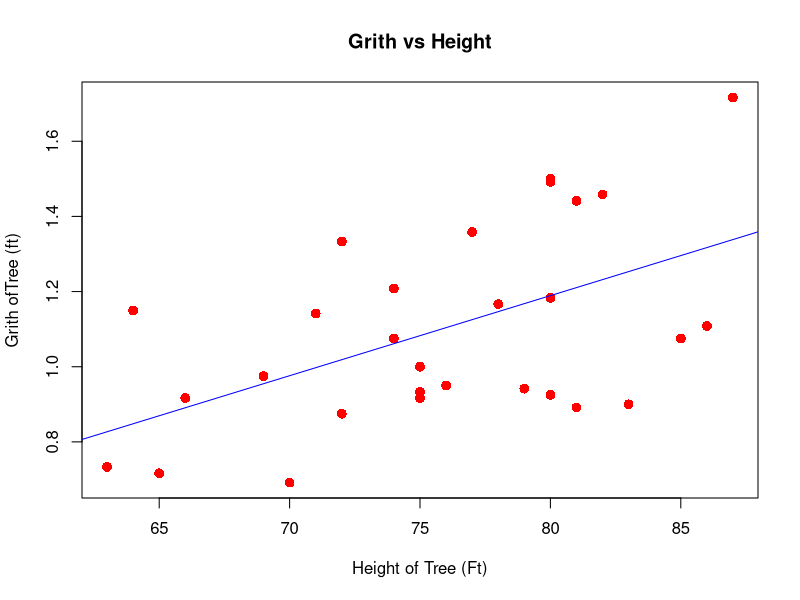
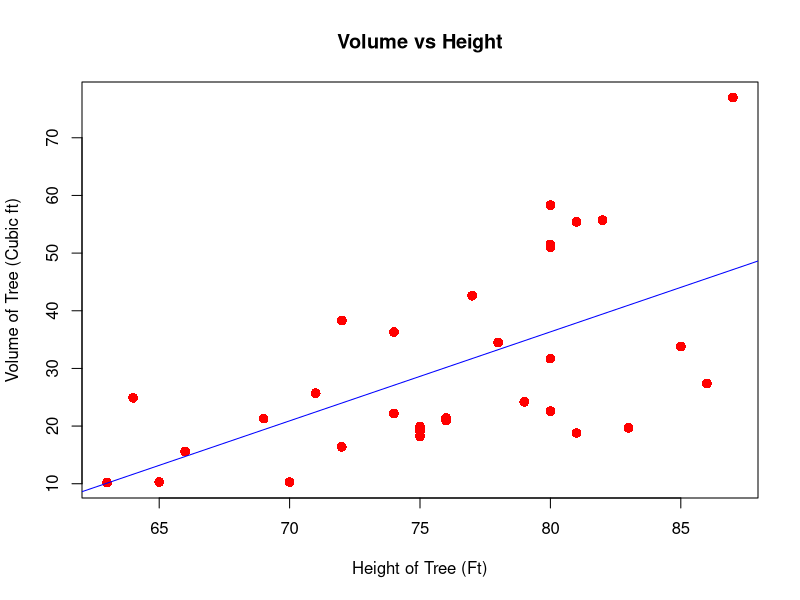
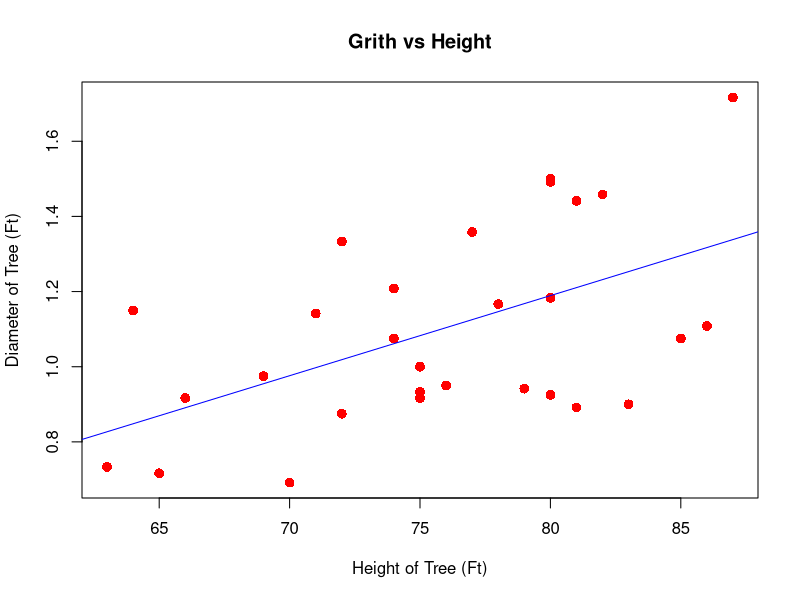
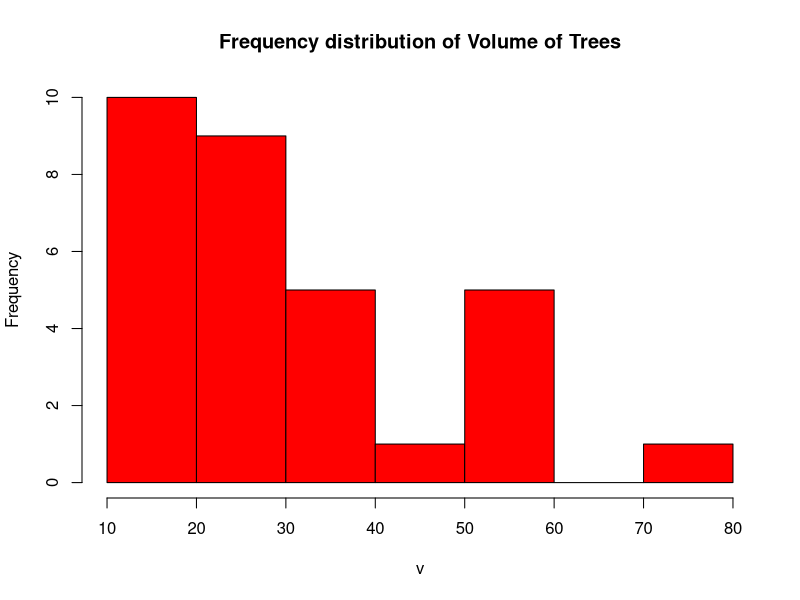
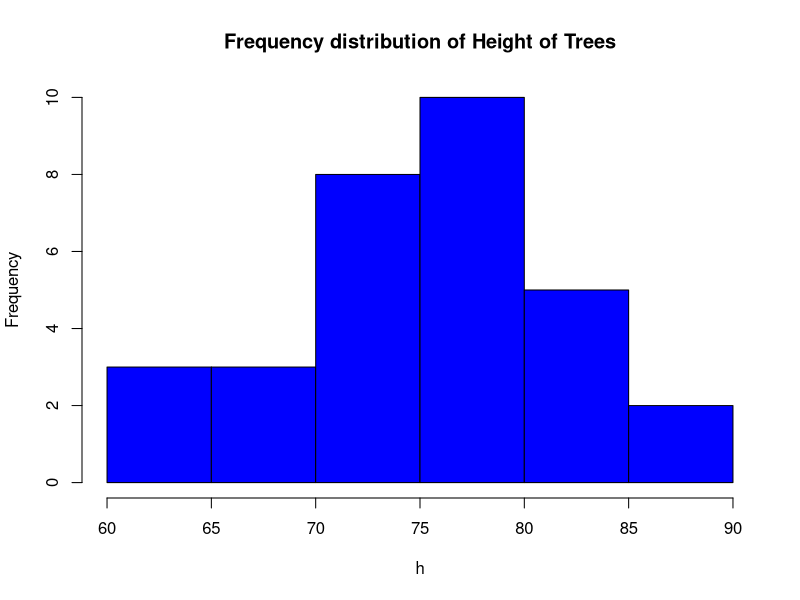
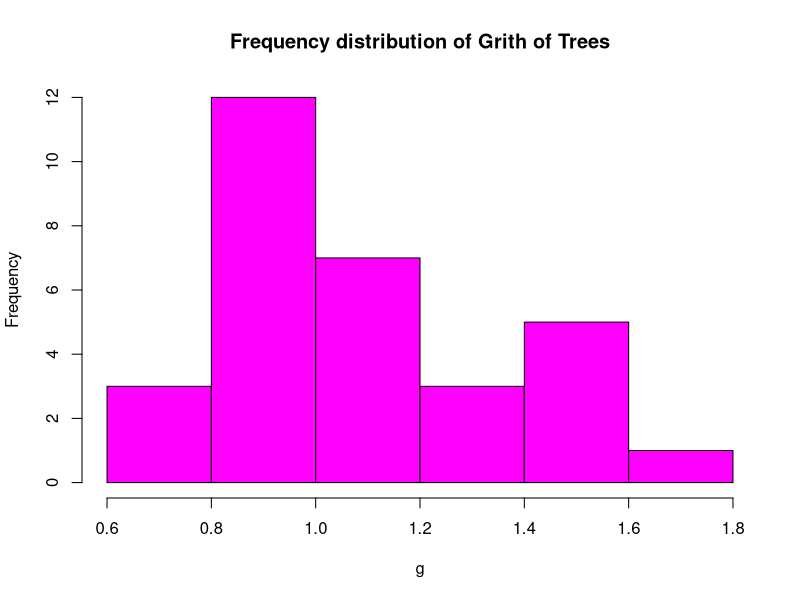
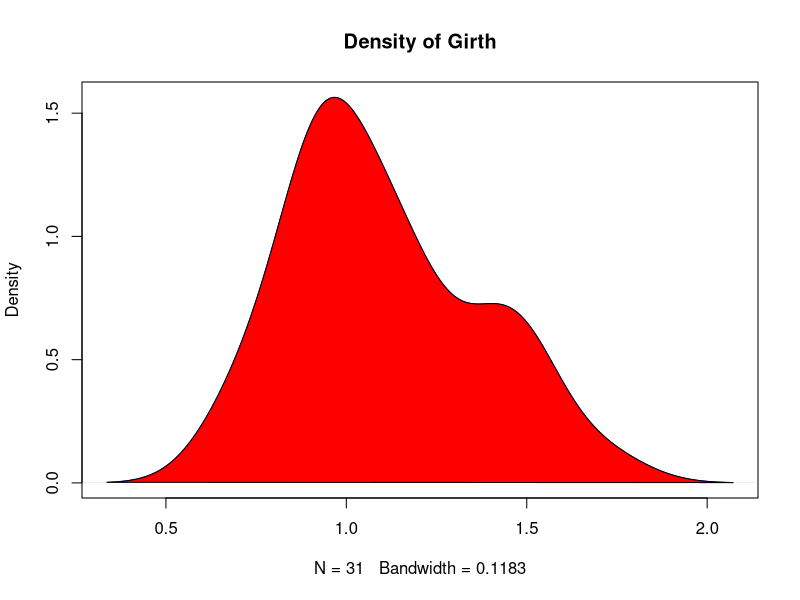
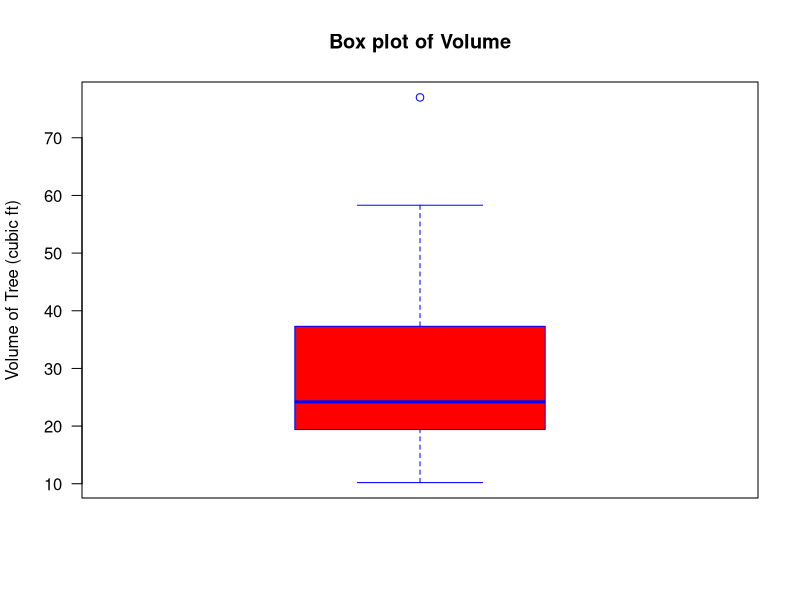

Source code (R) for these figures, in order:
setwd("/Users/Gitesh/Desktop/Term 2/ALY6015/Week1 Project")
getwd()
library("tidyverse")
data(trees)
trees
summary(trees) 
str(trees)

h<- trees$Height
g<- trees$Girth 
#Transforming Grith from inches to ft 
g <- g/12
v <- trees$Volume


#Using Linear model
model1 <- lm(g~h, data=trees)
model2 <- lm(v~h, data=trees)

p <- plot(h, g, pch= 16, cex= 1.3, col= "red", main = "Grith vs Height",
          ylab ="Grith ofTree (ft)", xlab = "Height of Tree (Ft)")     #pch = 16 to create solid dots
abline(model1, col="blue") 
model1$coef


q <- plot(h, v, pch= 16, cex= 1.3, col= "red", main = "Volume vs Height",
          xlab ="Height of Tree (Ft)", ylab = "Volume of Tree (Cubic ft)") 
abline(model2, col="blue")
model2$


r <- plot(h, g, pch= 16, cex= 1.3, col= "red", main = "Grith vs Height",
          xlab ="Height of Tree (Ft)", ylab = "Diameter of Tree (Ft)")
abline(lm(g~h, data = trees), col="blue")     
model2$coef

#Histogram and Density Plot

#Histogram
hist(v,col = "red", border="black", main = "Frequency distribution of Volume of Trees")
hist(h,col= "blue", border = "black", main = "Frequency distribution of Height of Trees")
hist(g,col= "magenta", border="black", main= "Frequency distribution of Grith of Trees")

#Ading Density plot
d <- density(g) 
plot(d,main = "Density of Girth", col ="blue")
polygon(d, col= "red", border= "black")


#Box Plots

boxplot(v, main = "Box plot of Volume", col = "red", border="blue", ylab ="Volume of Tree (cubic ft)", las=1)   
# las=1 used to change orientation of number in y axis

boxplot(h, main = "Box plot of Height", col = "blue", border="red", ylab ="Height of Tree (ft)", las=1)   


boxplot(g, main = "Box plot of Grith", col = "magenta", border="black", ylab ="Grith of Tree (ft)", las=1)   

boxplot (h , g,  main="Box plot comparing Height and Grith of Tree", col= "yellow", ylab="Measurement in ft", las=1)

#Probability distribution 

#Probability distribution of Volume
v<- sort(v)  #sorting to plot correctly
mean(v)
sd(v)

densv <- dnorm(v, mean(v), sd(v))
plot(v, densv, type= "l", main = "Probability distribution of Volume", ylab = "Probabilty Density",
    xlab= "Volume of Tree", col="red", las=1)
abline(v=mean(v))

#Probability distribution of Height
h<- sort(h)  #sorting to plot correctly

densh <- dnorm(h, mean(h), sd(h))
mean(h)
plot(h, densh, type= "l", main = "Probability distribution of Height", ylab = "Probabilty Density",
     xlab= "Height of Tree", col="red", las=1)
abline(v=mean(h))

#Probability distribution of Grith
g<- sort(g)  #sorting to plot correctly

densg <- dnorm(g, mean(g), sd(g))
plot(g, densg, type= "l", main = "Probability distribution of Grith", ylab = "Probabilty Density",
     xlab= "Grith of Tree", col="red", las=1)
abline(v=mean(g))

